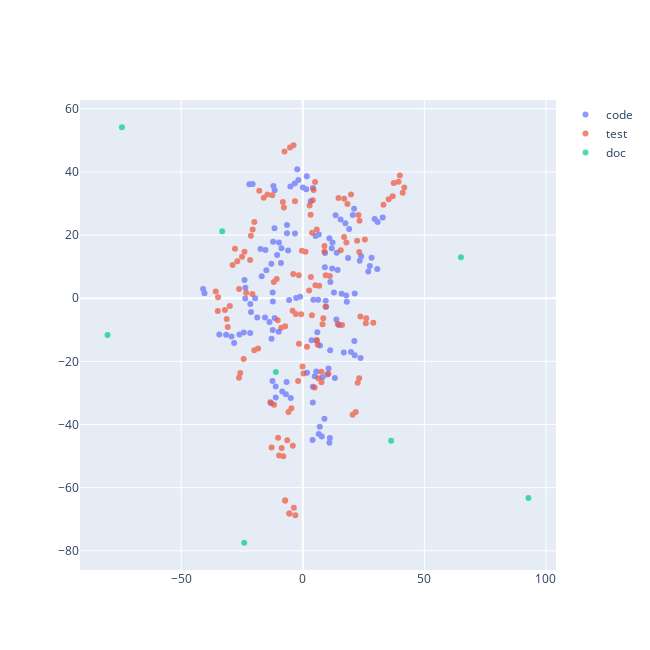

The code cell stored with this chart in its notebook:
### Code cell
import plotly.express as px
import plotly.graph_objects as go
from sklearn.manifold import TSNE
import numpy as np

tsne_model = TSNE(
    n_components = 2,
    perplexity = 5,
    random_state = 42,
    init = "pca",
    learning_rate = "auto",
    # metric = "cosine"
)

code_emb_arr = np.array(dubbo_code_df["gpt_code_vec"].to_list())
test_emb_arr = np.array(dubbo_test_df["gpt_test_vec"].to_list())
doc_emb_arr = np.array(dubbo_doc_df["gpt_doc_vec"].to_list())

code_tsne_embeddings = tsne_model.fit_transform(code_emb_arr)
test_tsne_embeddings = tsne_model.fit_transform(test_emb_arr)
doc_tsne_embeddings = tsne_model.fit_transform(doc_emb_arr)

gpt_code_data = pd.DataFrame(
    {'x': code_tsne_embeddings[:, 0],
     'y': code_tsne_embeddings[:, 1]}
)

gpt_test_data = pd.DataFrame(
    {'x': test_tsne_embeddings[:, 0],
     'y': test_tsne_embeddings[:, 1]}
)

gpt_doc_data = pd.DataFrame(
    {'x': doc_tsne_embeddings[:, 0],
     'y': doc_tsne_embeddings[:, 1]}
)

dfs = {
    "code": gpt_code_data,
    "test": gpt_test_data,
    "doc": gpt_doc_data
}

id_list = [dubbo_code_df['concept'].tolist(),
           dubbo_test_df['concept'].tolist(),
           dubbo_doc_df['concept'].tolist()]

fig = go.Figure()

for i, df in enumerate(dfs):
    fig = fig.add_trace(
        go.Scatter(
        x = dfs[df]['x'],
        y = dfs[df]['y'],
        name = df,
        text = id_list[i],
        showlegend = True,
        mode = 'markers',
        opacity = 0.7)
    )

fig.update_layout(
    width = 650,
    height = 650
)

fig.show()

### Figure 1 — Plotly figure (JSON) as saved in the notebook; plotly's stock layout.template omitted (floating-point values rounded to 4 significant figures)
{"data": [{"mode": "markers", "name": "code", "opacity": 0.7, "showlegend": true, "text": ["['merger', 'model', 'scope', 'aware', 'end', 'error', 'mergeable', 'map', 'match', 'concurrent']", "['match', 'value', 'bool', 'exact', 'weight', 'result', 'destination', 'traffic', 'policy', 'subset']", "['rule', 'mesh', 'listener', 'app', 'merger', 'map', 'merge', 'item', 'array', 'error']", "['rule', 'key', 'invoker', 'node', 'router', 'destination', 'service', 'map', 'virtual', 'output']", "['url', 'invoker', 'invocation', 'configurator', 'load', 'balance', 'spec', 'item', 'service', 'select']", "['map', 'match', 'invoker', 'destination', 'invocation', 'route', 'group', 'tag', 'context', 'rule']", "['router', 'url', 'state', 'invoker', 'bit', 'invocation', 'factory', 'snapshot', 'chain', 'rule']", "['bit', 'model', 'address', 'application', 'enable', 'service', 'iterator', 'key', 'hash', 'add']", "['invoker', 'cluster', 'invocation', 'directory', 'filter', 'url', 'rpc', 'chain', 'result', 'invoke']", "['map', 'extension', 'loader', 'property', 'msg', 'throwable', 'error', 'dynamic', 'aware', 'info']", "['model', 'method', 'scope', 'map', 'application', 'desc', 'parameter', 'framework', 'property', 'prefix']", "['thread', 'map', 'pool', 'qos', 'message', 'stream', 'listener', 'directory', 'watch', 'generic']", "['address', 'level', 'host', 'port', 'status', 'protocol', 'url', 'username', 'disposable', 'adapter']", "['integer', 'converter', 'path', 'stream', 'key', 'timeout', 'client', 'server', 'model', 'cert']", "['map', 'param', 'builder', 'bean', 'value', 'definition', 'parameter', 'key', 'method', 'url']", "['thread', 'registry', 'module', 'map', 'local', 'internal', 'reference', 'metadata', 'runnable', 'integer']", "['service', 'url', 'key', 'parameter', 'executor', 'model', 'method', 'value', 'map', 'protocol']", "['loader', 'java', 'descriptor', 'str', 'method', 'map', 'pattern', 'array', 'lock', 'value']", "['invocation', 'invoker', 'attachment', 'argument', 'method', 'rpc', 'map', 'type', 'key', 'parameter']", "['command', 'monitor', 'filter', 'context', 'input', 'configurator', 'servlet', 'merger', 'codec', 'telnet']", "['url', 'listener', 'registry', 'notify', 'factory', 'cache', 'register', 'subscribe', 'failback', 'compatible']", "['page', 'handler', 'service', 'servlet', 'http', 'request', 'model', 'response', 'writer', 'compatible']", "['rpc', 'address', 'context', 'remote', 'channel', 'message', 'local', 'socket', 'inet', 'throwable']", "['listener', 'notify', 'navigation', 'page', 'title', 'compatible', 'balance', 'application', 'load', 'url']", "['parameter', 'url', 'key', 'value', 'method', 'map', 'protocol', 'add', 'port', 'host']", "['future', 'response', 'unit', 'throwable', 'timeout', 'adapter', 'interrupt', 'execution', 'callback', 'completable']", "['application', 'model', 'module', 'context', 'event', 'service', 'bootstrap', 'state', 'aware', 'error']", "['builder', 'consumer', 'protocol', 'service', 'method', 'registry', 'integer', 'module', 'reference', 'bootstrap']", "['bean', 'definition', 'service', 'registry', 'context', 'factory', 'environment', 'init', 'spring', 'annotation']", "['builder', 'application', 'integer', 'provider', 'status', 'thread', 'registry', 'port', 'probe', 'qos']", "['bean', 'metadata', 'annotation', 'annotate', 'method', 'element', 'field', 'inject', 'service', 'property']", "['reference', 'bean', 'map', 'context', 'definition', 'parser', 'key', 'cache', 'element', 'application']", "['registry', 'property', 'center', 'value', 'metadata', 'report', 'validate', 'url', 'reference', 'application']", "['dynamic', 'factory', 'url', 'zookeeper', 'application', 'model', 'create', 'transporter', 'nacos', 'apollo']", "['nacos', 'listener', 'group', 'key', 'service', 'property', 'url', 'timeout', 'map', 'publish']", "['listener', 'key', 'path', 'group', 'apollo', 'zookeeper', 'change', 'dynamic', 'remove', 'cache']", "['apollo', 'listener', 'key', 'change', 'group', 'url', 'property', 'application', 'aware', 'dynamic']", "['nacos', 'service', 'group', 'content', 'listener', 'symbol', 'publish', 'cas', 'timeout', 'innerclass']", "['listener', 'key', 'property', 'url', 'nacos', 'group', 'change', 'service', 'timeout', 'apollo']", "['container', 'spring', 'error', 'extension', 'aware', 'lock', 'loader', 'classpath', 'context', 'condition']", "['container', 'error', 'spring', 'aware', 'loader', 'lock', 'reentrant', 'context', 'extension', 'classpath']", "['container', 'loader', 'lock', 'extension', 'aware', 'error', 'key', 'reentrant', 'condition', 'hook']", "['extension', 'lock', 'loader', 'condition', 'error', 'aware', 'reentrant', 'key', 'container', 'shutdown']", "['spring', 'context', 'aware', 'error', 'container', 'xml', 'application', 'path', 'classpath', 'extension']", "['method', 'parameter', 'validator', 'clazz', 'value', 'pool', 'validate', 'error', 'violation', 'aware']", "['validator', 'url', 'validation', 'create', 'map', 'concurrent', 'hash', 'lru', 'lfu', 'cache']", "['expire', 'time', 'map', 'live', 'interval', 'expiration', 'key', 'thread', 'value', 'access']", "['cache', 'url', 'factory', 'value', 'key', 'create', 'store', 'put', 'map', 'local']", "['invocation', 'validation', 'invoker', 'filter', 'result', 'rpc', 'invoke', 'uid', 'wrapper', 'present']", "['service', 'map', 'instance', 'listener', 'app', 'hash', 'concurrent', 'endpoint', 'kubernetes', 'pod']", "['client', 'proxy', 'cert', 'key', 'timeout', 'https', 'watch', 'interval', 'username', 'password']", "['url', 'listener', 'registry', 'kubernetes', 'mesh', 'env', 'factory', 'create', 'discovery', 'service']", "['service', 'map', 'param', 'key', 'url', 'definition', 'info', 'protocol', 'metadata', 'processing']", "['metadata', 'report', 'factory', 'url', 'key', 'map', 'rest', 'storage', 'service', 'create']", "['service', 'method', 'rest', 'metadata', 'map', 'application', 'model', 'mapping', 'resolve', 'url']", "['annotation', 'parameter', 'value', 'map', 'processor', 'method', 'listener', 'request', 'header', 'mapping']", "['method', 'map', 'integer', 'definition', 'builder', 'request', 'body', 'prioritize', 'generate', 'metadata']", "['cache', 'manager', 'util', 'store', 'service', 'executor', 'map', 'error', 'aware', 'size']", "['element', 'service', 'process', 'environment', 'processing', 'method', 'env', 'rest', 'annotation', 'metadata']", "['model', 'processor', 'annotation', 'parameter', 'param', 'element', 'application', 'executable', 'comparator', 'initialize']", "['metadata', 'identifier', 'service', 'url', 'key', 'listener', 'subscriber', 'report', 'group', 'store']", "['metric', 'map', 'method', 'atomic', 'invocation', 'stat', 'application', 'supplier', 'description', 'handler']", "['pool', 'thread', 'registry', 'executor', 'meter', 'application', 'empty', 'metric', 'size', 'destroy']", "['invocation', 'metric', 'application', 'invoker', 'model', 'category', 'map', 'observation', 'tag', 'value']", "['context', 'key', 'observation', 'convention', 'value', 'client', 'server', 'remote', 'low', 'cardinality']", "['concurrent', 'map', 'metric', 'time', 'window', 'hash', 'method', 'event', 'counter', 'request']", "['invocation', 'invoker', 'observation', 'model', 'filter', 'application', 'result', 'response', 'convention', 'registry']", "['metric', 'invocation', 'event', 'application', 'collector', 'request', 'collect', 'listener', 'execute', 'thread']", "['reporter', 'metric', 'application', 'model', 'factory', 'url', 'prometheus', 'create', 'exporter', 'service']", "['category', 'metric', 'tag', 'map', 'entity', 'sample', 'service', 'value', 'application', 'model']", "['invocation', 'invoker', 'monitor', 'result', 'factory', 'error', 'filter', 'host', 'concurrent', 'remote']", "['monitor', 'url', 'service', 'factory', 'statistic', 'protocol', 'proxy', 'invoker', 'method', 'client']", "['monitor', 'url', 'factory', 'map', 'executor', 'future', 'lock', 'hash', 'reentrant', 'concurrent']", "['monitor', 'service', 'constant', 'factory', 'metric', 'url', 'filter', 'detector', 'invoker', 'builtin']", "['metric', 'invocation', 'invoker', 'model', 'extension', 'accessor', 'application', 'result', 'aware', 'service']", "['max', 'concurrent', 'output', 'input', 'elapse', 'success', 'failure', 'item', 'statistic', 'invoker']", "['service', 'monitor', 'detector', 'metric', 'builtin', 'node', 'application', 'aware', 'model', 'url']", "['framework', 'model', 'serialize', 'probe', 'status', 'allow', 'readiness', 'util', 'notify', 'deployer']", "['command', 'context', 'http', 'aware', 'error', 'execute', 'node', 'executor', 'request', 'channel']", "['key', 'method', 'telnet', 'access', 'channel', 'attribute', 'handler', 'message', 'side', 'provider']", "['model', 'application', 'protocol', 'framework', 'qos', 'url', 'invoker', 'help', 'consumer', 'scope']", "['handler', 'invoker', 'one', 'many', 'response', 'observer', 'stream', 'method', 'request', 'mono']", "['border', 'invocation', 'column', 'define', 'filter', 'model', 'framework', 'url', 'state', 'invoker']", "['framework', 'model', 'command', 'context', 'snapshot', 'router', 'execute', 'triple', 'detector', 'reactor']", "['permission', 'foreign', 'level', 'accept', 'anonymous', 'access', 'whitelist', 'builder', 'welcome', 'qos']", "['url', 'invoker', 'listener', 'registry', 'cluster', 'protocol', 'map', 'service', 'exporter', 'provider']", "['timeout', 'url', 'retry', 'registry', 'task', 'cancel', 'failback', 'times', 'error', 'aware']", "['url', 'registry', 'listener', 'notify', 'factory', 'task', 'fail', 'map', 'retry', 'concurrent']", "['service', 'instance', 'metadata', 'discovery', 'listener', 'change', 'url', 'event', 'info', 'map']", "['service', 'key', 'url', 'protocol', 'instance', 'model', 'param', 'address', 'map', 'parameter']", "['url', 'listener', 'notify', 'map', 'concurrent', 'service', 'instance', 'registry', 'nacos', 'path']", "['migration', 'rule', 'step', 'url', 'model', 'consumer', 'threshold', 'delay', 'map', 'integer']", "['url', 'listener', 'service', 'registry', 'nacos', 'map', 'notify', 'model', 'aware', 'error']", "['dispatcher', 'map', 'repli', 'channel', 'serialization', 'url', 'executor', 'service', 'response', 'hash']", "['buffer', 'channel', 'byte', 'length', 'src', 'dst', 'factory', 'read', 'write', 'output']", "['context', 'ssl', 'ctx', 'event', 'operator', 'tls', 'buf', 'request', 'server', 'throwable']", "['channel', 'server', 'address', 'close', 'timeout', 'remote', 'send', 'timer', 'exchange', 'inet']", "['channel', 'handler', 'url', 'remote', 'address', 'netty', 'server', 'message', 'client', 'connect']", "['listener', 'path', 'zookeeper', 'channel', 'create', 'curator', 'client', 'state', 'target', 'child']", "['connection', 'request', 'future', 'attribute', 'key', 'client', 'executor', 'manager', 'model', 'append']", "['servlet', 'context', 'http', 'handler', 'port', 'instance', 'map', 'manager', 'integer', 'add']", "['http', 'model', 'message', 'server', 'url', 'handler', 'framework', 'aware', 'multi', 'error']", "['call', 'stream', 'channel', 'method', 'message', 'status', 'header', 'server', 'queue', 'command']", "['invoker', 'invocation', 'url', 'proxy', 'channel', 'rpc', 'error', 'protocol', 'result', 'aware']", "['future', 'context', 'completable', 'request', 'atomic', 'filter', 'time', 'output', 'response', 'key']", "['attachment', 'context', 'map', 'rpc', 'service', 'key', 'value', 'invocation', 'invoker', 'url']", "['status', 'handler', 'rpc', 'url', 'timeout', 'channel', 'pack', 'method', 'tri', 'response']", "['listener', 'exporter', 'context', 'cancellation', 'executor', 'invoker', 'executable', 'aware', 'consumer', 'error']", "['stream', 'client', 'url', 'server', 'protocol', 'remote', 'request', 'handler', 'service', 'channel']", "['header', 'executor', 'support', 'model', 'filter', 'application', 'isolation', 'compressor', 'url', 'aware']", "['application', 'event', 'environment', 'listener', 'prepare', 'atomic', 'process', 'logo', 'welcome', 'property']", "['map', 'property', 'metadata', 'environment', 'bean', 'application', 'protocol', 'registry', 'reference', 'consumer']", "['endpoint', 'condition', 'compatible', 'enable', 'context', 'error', 'aware', 'metadata', 'match', 'annotate']", "['metric', 'registry', 'meter', 'application', 'event', 'binder', 'start', 'bean', 'auto', 'listener']", "['metadata', 'map', 'endpoint', 'configs', 'health', 'indicator', 'name', 'status', 'checker', 'resolve']", "['status', 'default', 'extras', 'hash', 'link', 'indicator', 'propertie', 'health', 'load', 'memory']", "['application', 'context', 'event', 'bean', 'listener', 'definition', 'web', 'await', 'configurable', 'registry']", "['bean', 'service', 'processor', 'annotation', 'auto', 'qualifier', 'package', 'disposable', 'destroy', 'priority']", "['resource', 'map', 'service', 'lock', 'result', 'domain', 'listener', 'route', 'consumer', 'delta']", "['name', 'route', 'registry', 'url', 'listener', 'factory', 'map', 'result', 'hash', 'create']", "['model', 'url', 'range', 'value', 'match', 'listener', 'suffix', 'exact', 'present', 'prefix']", "['route', 'listener', 'rule', 'map', 'xds', 'endpoint', 'manager', 'match', 'rds', 'concurrent']", "['key', 'istio', 'path', 'secret', 'jwt', 'cluster', 'domain', 'grace', 'trust', 'workload']", "['consumer', 'observe', 'map', 'result', 'endpoint', 'protocol', 'domain', 'rd', 'pilot', 'exchanger']", "['endpoint', 'cluster', 'server', 'weight', 'info', 'node', 'provider', 'invoker', 'bootstrap', 'resource']", "['discovery', 'observer', 'response', 'request', 'ad', 'protocol', 'error', 'url', 'aware', 'delta']", "['key', 'cert', 'istio', 'matcher', 'certificate', 'env', 'generate', 'pair', 'path', 'header']"], "type": "scatter", "x": [13.8, 32.86, 14.85, 29.58, 5.981, 30.77, 20.57, -6.027, 12.22, 8.888, -12.39, -12.88, -6.493, -12.07, -12.23, -11.57, -9.795, 4.022, 6.594, 14.33, 8.136, 13.5, -3.35, -13.06, -6.51, -41.0, 4.119, -13.7, -21.31, -12.37, -23.67, -18.74, -5.63, -6.681, -6.949, -11.15, -11.12, -4.941, -8.434, 6.56, 7.813, 11.14, 10.95, 6.983, 13.96, 6.323, -34.34, 4.34, 10.93, 11.26, -11.57, 7.087, -10.56, -1.09, -12.92, -15.35, -17.39, 1.74, -23.61, -19.61, -2.747, 28.29, -28.23, 27.57, 30.62, -31.56, 23.42, -29.32, 18.1, 26.92, 12.09, 12.81, 9.421, 15.96, 24.01, 11.34, 17.84, 21.35, 9.143, 1.639, -12.31, 18.64, 17.51, 21.1, -9.916, 5.704, 10.58, 10.04, -8.987, -8.779, 5.541, 21.2, 4.927, 9.622, -2.287, -5.102, -1.822, 0.03188, -12.46, -11.63, -3.222, 4.11, 4.165, 11.89, -40.44, 5.267, 3.249, 9.076, 1.426, 15.55, -21.63, -15.55, -23.98, -26.08, -14.99, -16.9, -24.26, -21.58, 19.82, 13.19, 19.07, 16.87, -21.97, 21.35, 3.617, 23.75, -20.61], "y": [-6.706, 25.58, -8.516, 25.08, -10.78, 24.16, 26.39, 15.08, 17.62, -38.17, 1.781, -12.81, 23.18, 35.52, 17.91, -6.267, 17.65, -44.89, 20.18, 8.942, -25.07, 26.26, 36.31, -33.3, 20.6, 2.918, -32.99, -7.561, -4.402, -10.08, -0.1189, -6.104, -0.5406, -26.51, -30.42, -27.93, -31.42, -31.6, -29.58, -43.0, -43.77, -44.26, -45.77, -40.75, 14.42, -0.4811, -11.5, -0.4845, 18.99, -16.45, 34.16, -14.97, 13.7, 0.4557, 10.89, 15.26, 15.56, -23.61, 3.281, -0.02028, 0.03614, 12.78, -14.17, 10.19, 9.284, -11.54, 11.83, -12.11, -1.084, 8.444, 9.388, 1.785, -0.7702, 1.428, 13.33, 5.117, 0.8836, 1.466, 14.29, 38.66, -1.028, 12.75, 23.75, 28.37, -10.64, -13.5, -22.24, -24.13, 11.18, 15.81, -23.23, -13.52, -24.73, -2.724, 40.88, 35.41, 37.47, 35.09, -26.21, 22.19, 20.52, -28.02, 34.88, 15.81, 1.59, 19.66, 30.74, 9.805, 34.49, 24.9, -11.05, -6.125, 5.741, -11.51, 8.882, 6.962, -10.82, -1.822, -17.05, -25.3, 21.9, -17.16, 36.09, -18.03, -13.33, -18.95, 36.21]}, {"mode": "markers", "name": "test", "opacity": 0.7, "showlegend": true, "text": ["['invoker', 'hello', 'menu', 'service', 'load', 'balance', 'user', 'map', 'weight', 'mock']", "['invoker', 'invocation', 'url', 'cluster', 'mock', 'result', 'directory', 'rpc', 'balance', 'invoke']", "['attachment', 'value', 'key', 'invoker', 'sticky', 'invoke', 'integer', 'service', 'retry', 'field']", "['url', 'model', 'merge', 'merger', 'module', 'router', 'provider', 'factory', 'init', 'script']", "['match', 'configurator', 'mock', 'bool', 'join', 'absent', 'message', 'runtime', 'uid', 'request']", "['rule', 'service', 'app', 'demo', 'map', 'suffix', 'clear', 'change', 'api', 'url']", "['address', 'country', 'phone', 'full', 'size', 'number', 'city', 'title', 'province', 'extension']", "['url', 'activate', 'echo', 'thread', 'add', 'event', 'pool', 'wrapper', 'adaptive', 'exhaust']", "['demo', 'service', 'mock', 'key', 'value', 'generic', 'hello', 'impl', 'group', 'cache']", "['model', 'scope', 'framework', 'module', 'application', 'destroy', 'property', 'method', 'bean', 'foo']", "['converter', 'person', 'init', 'task', 'status', 'multi', 'error', 'info', 'latch', 'value']", "['url', 'ext', 'atomic', 'integer', 'echo', 'wrap', 'status', 'executor', 'count', 'adaptive']", "['inner', 'age', 'map', 'child', 'util', 'parent', 'url', 'hash', 'email', 'result']", "['simple', 'value', 'ext', 'age', 'url', 'one', 'serializable', 'obj', 'person', 'hash']", "['provider', 'foo', 'service', 'framework', 'app', 'module', 'player', 'bitrate', 'url', 'copyright']", "['consumer', 'service', 'argument', 'application', 'provider', 'registry', 'protocol', 'extension', 'invoker', 'rpc']", "['url', 'invoker', 'invocation', 'router', 'cache', 'rpc', 'legacy', 'route', 'invokers', 'factory']", "['key', 'attachment', 'invoker', 'value', 'service', 'map', 'invocation', 'invoke', 'model', 'put']", "['inner', 'input', 'map', 'array', 'registry', 'application', 'output', 'stream', 'serialization', 'protocol']", "['read', 'write', 'input', 'output', 'extension', 'stream', 'argument', 'custom', 'find', 'byte']", "['person', 'complex', 'age', 'service', 'demo', 'method', 'impl', 'size', 'enumlength', 'uid']", "['context', 'argument', 'rpc', 'registry', 'provider', 'extension', 'application', 'service', 'module', 'protocol']", "['service', 'echo', 'demo', 'read', 'input', 'find', 'extension', 'cls', 'reader', 'stream']", "['invoker', 'key', 'attachment', 'service', 'map', 'invoke', 'value', 'attribute', 'parameter', 'cache']", "['box', 'service', 'demo', 'user', 'say', 'impl', 'prefix', 'status', 'checker', 'context']", "['invoker', 'mock', 'url', 'rpc', 'protocol', 'executor', 'proxy', 'port', 'dao', 'balance']", "['invocation', 'model', 'invoker', 'error', 'thread', 'response', 'application', 'bootstrap', 'module', 'filter']", "['url', 'listener', 'map', 'method', 'service', 'notify', 'registry', 'concurrent', 'key', 'register']", "['registry', 'service', 'center', 'export', 'listener', 'single', 'provider', 'exporter', 'multiple', 'protocol']", "['service', 'hello', 'demo', 'bean', 'application', 'context', 'reference', 'builder', 'impl', 'generic']", "['factory', 'loader', 'reference', 'service', 'bean', 'request', 'processor', 'property', 'find', 'multi']", "['consumer', 'bootstrap', 'service', 'module', 'spring', 'channel', 'manager', 'model', 'boot', 'zookeeper']", "['namespace', 'map', 'context', 'mock', 'property', 'service', 'extension', 'callback', 'key', 'apollo']", "['key', 'value', 'latch', 'count', 'map', 'listener', 'nacos', 'dynamic', 'session', 'event']", "['zookeeper', 'listener', 'map', 'url', 'count', 'dynamic', 'latch', 'mock', 'server', 'value']", "['map', 'namespace', 'property', 'service', 'extension', 'mock', 'context', 'locator', 'key', 'error']", "['server', 'status', 'timeout', 'retry', 'group', 'nacos', 'namespace', 'map', 'mock', 'property']", "['apollo', 'key', 'put', 'value', 'embed', 'dynamic', 'url', 'mock', 'namespace', 'event']", "['group', 'nacos', 'listener', 'publish', 'cas', 'content', 'remove', 'timeout', 'service', 'shut']", "['spring', 'container']", "['spring', 'container']", "['container', 'spring']", "['spring', 'container']", "['container', 'spring']", "['spring', 'container']", "['cache', 'factory', 'invoker', 'mock', 'filter', 'invocation', 'method', 'construct', 'rpc', 'non']", "['cache', 'expire', 'factory', 'url', 'construct', 'validator', 'validation', 'parameter', 'target', 'mock']", "['validation', 'mock', 'filter', 'validator', 'rpc', 'invocation', 'invoker', 'cache', 'factory', 'parameter']", "['parameter', 'validation', 'validator', 'target', 'mock', 'filter', 'rpc', 'invoker', 'invocation', 'cache']", "['service', 'kubernetes', 'server', 'mock', 'discovery', 'change', 'listener', 'instance', 'client', 'url']", "['service', 'kubernetes', 'mock', 'discovery', 'server', 'url', 'selector', 'pod', 'change', 'namespaced']", "['service', 'server', 'kubernetes', 'mock', 'discovery', 'map', 'selector', 'pod', 'change', 'namespaced']", "['service', 'mock', 'discovery', 'server', 'kubernetes', 'map', 'pod', 'namespaced', 'change', 'destroy']", "['service', 'server', 'kubernetes', 'discovery', 'mock', 'url', 'client', 'namespaced', 'instance', 'listener']", "['service', 'server', 'mock', 'kubernetes', 'listener', 'map', 'pod', 'namespaced', 'change', 'destroy']", "['service', 'discovery', 'server', 'kubernetes', 'listener', 'pod', 'map', 'selector', 'change', 'namespaced']", "['redis', 'metadata', 'report', 'store', 'info', 'find', 'interceptor', 'group', 'identifi', 'consumer']", "['service', 'url', 'listener', 'mapping', 'mock', 'nacos', 'group', 'application', 'map', 'model']", "['integer', 'big', 'compiler', 'str', 'java', 'directory', 'source', 'decimal', 'processor', 'time']", "['element', 'field', 'variable', 'class', 'compile', 'builder', 'annotation', 'add', 'model', 'definition']", "['param', 'user', 'model', 'service', 'rest', 'request', 'map', 'body', 'header', 'form']", "['method', 'annotation', 'invocation', 'processor', 'processing', 'context', 'source', 'round', 'environment', 'process']", "['metadata', 'identifier', 'report', 'service', 'url', 'subscriber', 'consumer', 'store', 'listener', 'map']", "['class', 'builder', 'compile', 'definition', 'type', 'add', 'annotation', 'processing', 'server', 'status']", "['builder', 'google', 'phone', 'number', 'map', 'field', 'request', 'parse', 'byte', 'response']", "['observation', 'filter', 'tracer', 'url', 'invocation', 'runner', 'consumer', 'sample', 'destroy', 'receiver']", "['window', 'time', 'quantile', 'counter', 'metric', 'category', 'unit', 'description', 'map', 'sample']", "['key', 'attachment', 'value', 'service', 'model', 'map', 'absent', 'invocation', 'invoker', 'mock']", "['metric', 'model', 'application', 'event', 'invocation', 'method', 'collector', 'setup', 'group', 'rpc']", "['metric', 'category', 'tag', 'setup', 'map', 'supplier', 'unit', 'description', 'sample', 'gauge']", "['request', 'init', 'param', 'teardown', 'event', 'metric', 'time', 'invocation', 'model', 'setup']", "['reporter', 'prometheus', 'metric', 'factory', 'attachment', 'key', 'service', 'value', 'model', 'framework']", "['factory', 'monitor', 'proxy', 'statistic', 'service', 'url', 'demo', 'invoker', 'response', 'invoke']", "['response', 'app', 'builder', 'attachment', 'result', 'map', 'throwable', 'create', 'build', 'invoker']", "['url', 'monitor', 'service', 'invoker', 'factory', 'invocation', 'statistics', 'available', 'destroy', 'collect']", "['invoker', 'service', 'demo', 'url', 'metric', 'invoke', 'function', 'consumer', 'port', 'response']", "['framework', 'model', 'register', 'provider', 'repository', 'module', 'state', 'url', 'user', 'custom']", "['command', 'context', 'mock', 'attribute', 'map', 'channel', 'telnet', 'invoker', 'method', 'service']", "['url', 'model', 'framework', 'util', 'reset', 'exporter', 'export', 'refer', 'instance', 'metadata']", "['channel', 'promise', 'future', 'address', 'listener', 'socket', 'remote', 'throwable', 'cause', 'timeout']", "['handler', 'telnet', 'mock', 'invoker', 'protocol', 'url', 'channel', 'wrapper', 'tri', 'change']", "['channel', 'url', 'remote', 'handler', 'attribute', 'mock', 'send', 'address', 'key', 'close']", "['person', 'map', 'serialize', 'non', 'service', 'value', 'demo', 'liveness', 'probe', 'integer']", "['age', 'qos', 'process', 'handler', 'uid', 'serializable', 'man', 'wire', 'protocol', 'util']", "['service', 'demo', 'repository', 'framework', 'model', 'module', 'invoke', 'parameter', 'generic', 'impl']", "['registry', 'protocol', 'url', 'integer', 'refer', 'atomic', 'invoker', 'listener', 'counter', 'exporter']", "['url', 'registry', 'factory', 'zookeeper', 'listener', 'service', 'notify', 'subscribe', 'mock', 'register']", "['notification', 'multiple', 'instance', 'metadata', 'service', 'revision', 'subscribe', 'listener', 'failure', 'invocation']", "['migration', 'rule', 'event', 'curator', 'framework', 'handler', 'invoker', 'url', 'path', 'key']", "['nacos', 'instance', 'service', 'group', 'subscribe', 'healthy', 'listener', 'select', 'server', 'msg']", "['service', 'discovery', 'instance', 'url', 'mock', 'listener', 'registry', 'event', 'change', 'mapping']", "['metadata', 'report', 'builder', 'service', 'url', 'mapping', 'invocation', 'application', 'map', 'model']", "['instance', 'service', 'param', 'metadata', 'nacos', 'exclude', 'create', 'naming', 'group', 'include']", "['url', 'timer', 'mock', 'task', 'channel', 'close', 'header', 'serialization', 'magic', 'reconnect']", "['channel', 'decode', 'output', 'input', 'encode', 'buffer', 'request', 'stream', 'codec', 'message']", "['channel', 'exchange', 'remote', 'server', 'handler', 'message', 'world', 'client', 'reply', 'port']", "['path', 'service', 'update', 'create', 'tolerant', 'zookeeper', 'fault', 'client', 'provider', 'persistent']", "['channel', 'client', 'remote', 'zookeeper', 'server', 'url', 'handler', 'connection', 'transporter', 'latch']", "['performance', 'aware', 'error', 'telnet', 'client', 'handler', 'result', 'mock', 'serializable', 'fix']", "['channel', 'buffer', 'handler', 'url', 'remote', 'send', 'close', 'address', 'attribute', 'key']", "['http', 'response', 'request', 'servlet', 'hello', 'serializable', 'uid', 'parameter', 'desc', 'type']", "['extension', 'loader', 'proxy', 'protocol', 'age', 'find', 'factory', 'adaptive', 'path', 'block']", "['service', 'demo', 'callback', 'hello', 'url', 'msg', 'yyy', 'impl', 'stub', 'say']", "['invocation', 'filter', 'rpc', 'url', 'invoker', 'attachment', 'context', 'tps', 'limiter', 'latch']", "['channel', 'remote', 'address', 'url', 'attribute', 'close', 'response', 'health', 'key', 'mock']", "['service', 'invoker', 'demo', 'reference', 'url', 'method', 'request', 'loader', 'result', 'argument']", "['channel', 'handler', 'integer', 'atomic', 'filter', 'telnet', 'msg', 'future', 'limit', 'completable']", "['service', 'demo', 'person', 'key', 'str', 'attachment', 'value', 'echo', 'map', 'size']", "['throwable', 'stream', 'observer', 'mock', 'latch', 'count', 'complete', 'next', 'error', 'message']", "['binder', 'environment', 'destroy', 'configurable', 'init', 'bean', 'relaxed', 'application', 'suite', 'endpoint']", "['application', 'map', 'module', 'registry', 'monitor', 'protocol', 'consumer', 'hash', 'link', 'provider']", "['annotation', 'service', 'context', 'processor', 'application', 'auto', 'bean', 'compatible', 'provider', 'without']", "['endpoint', 'metadata', 'service', 'rest', 'template', 'configs', 'shutdown', 'reference', 'property', 'demo']", "['application', 'environment', 'spring', 'processor', 'property', 'init', 'destroy', 'binder', 'instance', 'relaxed']", "['binder', 'environment', 'configurable', 'bean', 'suite', 'relaxed', 'destroy', 'init', 'metadata', 'template']", "['matcher', 'map', 'rule', 'route', 'observe', 'bootstrapper', 'path', 'change', 'resource', 'create']", "['bootstrapper', 'reader', 'create', 'raw', 'read', 'path', 'matcher', 'map', 'observe', 'rule']", "['map', 'listener', 'lds', 'request', 'discovery', 'consumer', 'resource', 'observe', 'build', 'name']", "['route', 'rd', 'rds', 'map', 'observe', 'resource', 'protocol', 'result', 'consumer', 'ad']", "['endpoint', 'change', 'point', 'end', 'cluster', 'eds', 'subscribe', 'rd', 'notify', 'unsubscribe']", "['matcher', 'route', 'map', 'rule', 'endpoint', 'change', 'regex', 'bootstrapper', 'path', 'rds']", "['endpoint', 'cluster', 'end', 'change', 'point', 'eds', 'manager', 'rule', 'unsubscribe', 'notify']", "['rule', 'route', 'app', 'xds', 'manager', 'change', 'listener', 'rds', 'parse', 'invoker']", "['map', 'resource', 'observe', 'matcher', 'result', 'consumer', 'protocol', 'node', 'ad', 'mock']"], "type": "scatter", "x": [1.711, 6.125, -28.85, 14.36, -1.571, 23.23, -23.29, -18.4, -0.08785, -12.84, 5.046, -19.94, -35.8, -34.86, 2.597, 6.759, 8.425, -25.01, -1.659, -10.74, -32.04, 5.187, -11.92, -26.94, -1.922, 5.749, 3.812, 8.899, 9.406, -5.896, -10.16, 5.735, -5.263, 14.69, 4.113, -3.815, 22.89, -7.512, 18.37, -3.672, -3.065, -7.257, -5.529, -7.257, -5.529, 23.68, 29.0, 26.08, 25.92, 35.32, 37.4, 39.37, 41.72, 36.98, 41.1, 39.91, 16.99, 23.31, -24.32, -26.23, -30.86, -4.103, 17.92, -25.74, -20.76, 10.58, 20.48, -23.97, 23.19, 21.76, 22.57, -21.65, 6.39, -27.9, 7.698, 7.664, 16.16, -21.36, -13.36, -8.226, -20.61, -14.55, -34.94, -30.02, -4.693, 11.11, 8.914, 15.62, 25.54, 17.05, 33.17, 22.34, 19.84, -17.91, -3.929, -3.216, 3.226, 2.787, -19.93, -12.55, -31.3, 9.324, 0.2858, 8.111, -16.08, 4.882, -7.772, -26.2, 4.464, -9.77, 3.317, -6.395, -11.82, -8.701, -8.014, -2.879, -4.212, -10.31, -8.848, 1.1, -0.6599, -0.3531, 3.758, -7.256], "y": [-15.38, -14.73, 10.51, -8.15, -14.39, 14.64, 1.694, -15.89, -21.64, -47.3, 36.8, -16.46, 2.119, 0.34, 2.475, 3.943, -6.368, 13.16, 7.274, 6.124, -3.748, 4.066, 5.13, 11.71, -26.23, -13.2, 20.76, 14.79, 7.262, -36.07, -44.18, 21.79, 47.71, 31.74, 31.06, 48.47, 26.37, 46.48, 29.84, -66.36, -68.74, -64.09, -68.21, -64.09, -68.21, -5.825, -7.803, -6.371, -7.953, 31.31, 36.49, 36.87, 35.07, 32.29, 33.37, 38.89, 19.35, 24.57, -19.27, -25.19, -9.083, -46.74, 17.64, -23.72, 1.359, -23.93, -36.88, 14.68, -25.34, -36.06, -26.74, 12.13, -25.35, 15.69, -23.3, -26.58, -8.482, 19.82, -32.93, 30.46, 21.74, 32.85, -4.051, -2.497, -34.87, 7.01, 16.5, 15.19, 18.62, 31.54, 29.63, 18.17, 32.87, 34.05, 7.64, 30.71, 26.41, 29.38, 24.13, 32.63, -6.576, -2.67, -23.88, -8.271, 31.85, -28.27, 28.7, 2.894, 34.27, -49.82, 6.741, -44.98, -33.76, -47.45, -50.07, -5.017, -3.949, -6.977, -9.323, 14.68, -5.092, 15.06, -5.397, -8.854]}, {"mode": "markers", "name": "doc", "opacity": 0.7, "showlegend": true, "text": ["['service', 'see', 'issue', 'sample', 'project', 'github', 'contribute', 'list', 'build', 'guide']", "['contribute', 'issue', 'sample', 'project', 'service', 'see', 'admin', 'build', 'list', 'report']", "['issue', 'service', 'project', 'list', 'see', 'github', 'report', 'sample', 'contribute', 'follow']", "['service', 'see', 'project', 'build', 'github', 'sample', 'issue', 'admin', 'follow', 'list']", "['see', 'issue', 'sample', 'service', 'contribute', 'guide', 'github', 'project', 'list', 'report']", "['service', 'sample', 'see', 'issue', 'please', 'project', 'github', 'contribute', 'report', 'list']", "['service', 'issue', 'contribute', 'see', 'github', 'project', 'report', 'sample', 'build', 'guide']", "['service', 'see', 'issue', 'contribute', 'sample', 'github', 'project', 'guide', 'admin', 'build']"], "type": "scatter", "x": [-11.07, 92.81, -74.39, 65.05, -33.16, -80.3, -24.1, 36.33], "y": [-23.37, -63.29, 54.15, 12.95, 21.22, -11.67, -77.45, -45.1]}], "layout": {"height": 650, "width": 650}}
